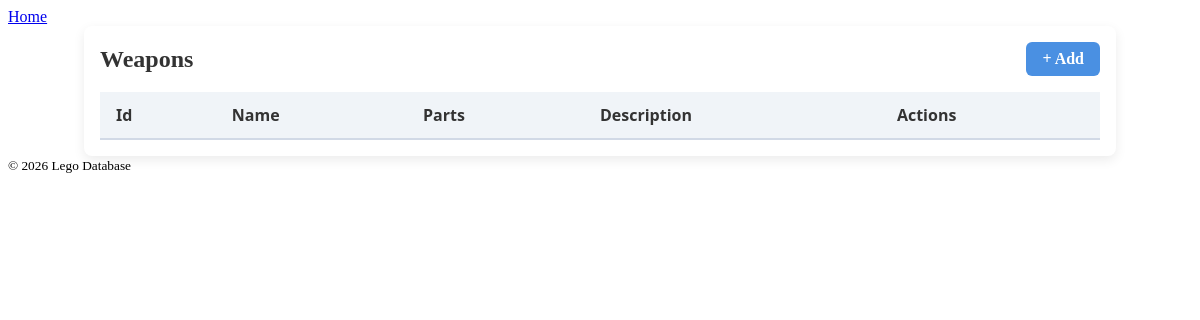
Page /weapons on the earlier database version.
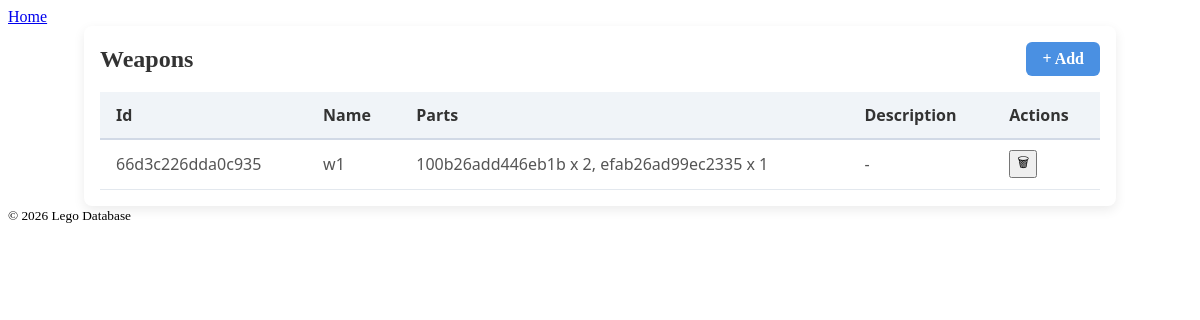
Same page on the later database version.
### tables this page shows
CREATE TABLE weapons (
id TEXT,
name TEXT,
description TEXT,
PRIMARY KEY (id)
);

### frontend/lego_web/app.py (the view)
@app.route("/weapons")
def render_weapons():
    mng = WeaponWebManager(db)
    return render_generic(web_mng=mng)

### backend/lego_db/db_converter/generic_managers.py (called while the page is built)
    def get_models(self) -> list[LegoPart|TemplateMinifigure|ActualMinifigure|Weapon|WeaponSlot]:
        records = self.db.get_records(self.table)
        return [self._model_from_record(record) for record in records]

    def get_model_by_primary_key(self, pk_value: str) -> LegoPart|TemplateMinifigure|ActualMinifigure|Weapon|WeaponSlot | None:
        models = self.get_models()
        for model in models:
            record = self._record_from_model(model)
            pk_element = record.get_primary_key_element()
            if pk_element.value == pk_value:
                return model

    def _record_from_model(self, model) -> Record:
        elements = []
        for attr in self.table.attributes:
            value = getattr(model, attr.name)
            elements.append(Element(attr, value))
        return Record(elements=elements)

### backend/lego_db/db_converter/repo_managers.py (called while the page is built)
    def _model_from_record(self, record: Record) -> LegoPart:
        data = {e.attribute.name: e.value for e in record.elements}
        data.pop(PRIMARY_KEY_NAME)
        return LegoPart(**data)

    def _model_from_record(self, record: Record) -> Weapon:
        data = {e.attribute.name: e.value for e in record.elements}
        weapon_id = record.get_primary_key_element().value
        data["parts"] = self._load_related_models(self.wp, self.part_manager, weapon_id)
        data.pop(PRIMARY_KEY_NAME)
        return Weapon(**data)

### backend/lego_db/lego_models.py (called while the page is built)
    def __post_init__(self):
        missing = []
        for f in self.creation_fields():
            value = getattr(self, f.name, None)
            if isinstance(value, str):
                trimmed = value.strip()
                if trimmed != value:
                    object.__setattr__(self, f.name, trimmed)
            if value is None or (isinstance(value, str) and value.strip() == ""):
                missing.append(f.name)
        if missing:
            raise ValueError(f"Missing required creation fields: {missing}")
        object.__setattr__(self, "id", self.compute_id())

    def compute_id(self) -> str:
        base = self.id_source()
        digest = hashlib.sha256(base.encode()).hexdigest()
        return digest[:16]

    @classmethod
    def creation_fields(cls) -> list[Field]:
        return [
            f for f in fields(cls)
            if f.metadata.get("id_field", False)
        ]

    def id_source(self) -> str:
        return f"{self.bricklink_part_id}_{self.bricklink_color_id}"

### backend/sql_api/models.py (called while the page is built)
    def __post_init__(self):
        self.validate()

### frontend/lego_web/templates/generic.html
{% extends "base.html" %}
{% block content %}
<div class="table-container">
  <div class="table-header">
    <h2>{{ title }}</h2>
    <a class="add-btn" href="{{ url_for('add_form', entity=entity) }}">+ Add</a>
  </div>
  <table class="modern-table">
    <thead>
      <tr>
        {% for column in columns %}
          <th>{{ column.replace("_", " ").title() }}</th>
        {% endfor %}
        <th>Actions</th>
      </tr>
    </thead>
    <tbody>
      {% for row in rows %}
      <tr>
        {% for column in columns %}
          <td>{{ row[column] if row[column] is not none else "-" }}</td>
        {% endfor %}
        <td class="actions">
            <form method="POST"
                    action="{{ url_for('delete', entity=entity, id=row[columns[0]]) }}"
                    onsubmit="return confirm('Confirm Deletion');">
                <button type="submit" class="btn-delete">🗑</button>
            </form>
        </td>
      </tr>
      {% endfor %}
    </tbody>
  </table>
</div>
{% endblock %}

### frontend/lego_web/templates/base.html (shortened to what this page needs)
<!DOCTYPE html>
<html lang="en">
<head>
    <link rel="stylesheet" href="{{ url_for('static', filename='style.css') }}">
</head>
<body>
<header>
    <nav>
        <a href="{{ url_for('home') }}">Home</a>
    </nav>
</header>
<main>
    {% block content %}{% endblock %}
</main>
<footer>
    <small>&copy; 2026 Lego Database</small>
</footer>
</body>
</html>

### frontend/lego_web/static/style.css (style rules this page uses)
.table-container { max-width: 1000px; margin: 0 auto; background: #fff; border-radius: 8px; box-shadow: 0 4px 12px rgba(0,0,0,0.08); padding: 1rem; overflow-x: auto; }
.table-header { display: flex; justify-content: space-between; align-items: center; margin-bottom: 1rem; }
.table-header h2 { margin: 0; font-size: 1.5rem; color: #333; }
.add-btn { background-color: #4a90e2; color: #fff; text-decoration: none; padding: 0.5rem 1rem; border-radius: 6px; font-weight: 600; transition: 0.2s; }
.modern-table { width: 100%; border-collapse: separate; border-spacing: 0; font-family: 'Segoe UI', sans-serif; }
.modern-table thead th { background-color: #f0f4f8; color: #333; font-weight: 700; text-align: left; padding: 0.75rem 1rem; border-bottom: 2px solid #d1d9e6; }
.modern-table tbody td { padding: 0.65rem 1rem; border-bottom: 1px solid #e3e8ee; color: #555; }
.modern-table td, .modern-table th { white-space: nowrap; }

Differences in the rows shown:
added weapons: id "66d3c226dda0c935" "w1" "100b26add446eb1b x 2, efab26ad99ec2335 x 1" "-"
